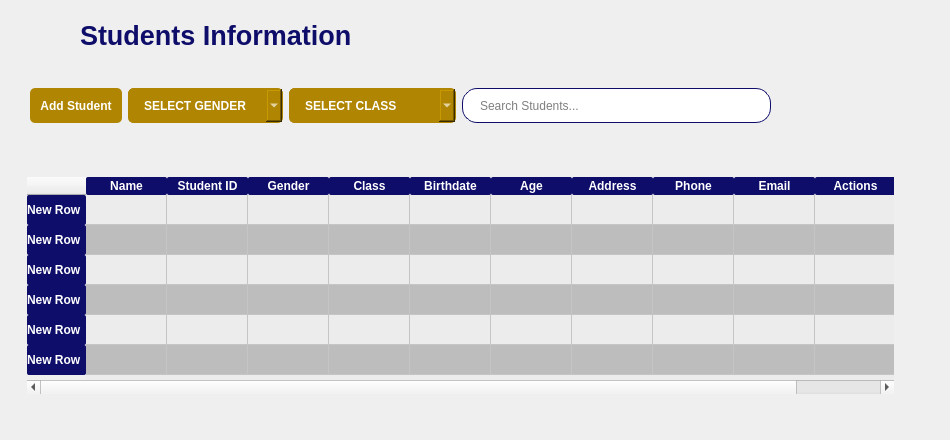
           <widget class="QWidget" name="page_1">
            <widget class="QLabel" name="label_7">
             <property name="geometry">
              <rect>
               <x>80</x>
               <y>10</y>
               <width>311</width>
               <height>51</height>
              </rect>
             </property>
             <property name="font">
              <font>
               <pointsize>20</pointsize>
               <weight>75</weight>
               <bold>true</bold>
              </font>
             </property>
             <property name="styleSheet">
              <string notr="true">color: rgb(14, 13, 106);</string>
             </property>
             <property name="text">
              <string>Students Information</string>
             </property>
            </widget>
            <widget class="QTableWidget" name="studentInfo_table">
             <property name="geometry">
              <rect>
               <x>-10</x>
               <y>140</y>
               <width>941</width>
               <height>291</height>
              </rect>
             </property>
             <property name="sizePolicy">
              <sizepolicy hsizetype="Expanding" vsizetype="Expanding">
               <horstretch>0</horstretch>
               <verstretch>0</verstretch>
              </sizepolicy>
             </property>
             <property name="styleSheet">
              <string notr="true">QHeaderView::section{
	font-weight: bold;
	background-color: #0e0d6a;
	color: white;
	border-radius:2px;

}

QTableWidget{
	alternate-background-color: #bdbdbd;
	background-color: #ececec;
	border-radius:2px;
	margin: auto;
	
/*width: 821 px;
height: 661 px;*/
}</string>
             </property>
             <property name="verticalScrollBarPolicy">
              <enum>Qt::ScrollBarAsNeeded</enum>
             </property>
             <property name="sizeAdjustPolicy">
              <enum>QAbstractScrollArea::AdjustIgnored</enum>
             </property>
             <property name="alternatingRowColors">
              <bool>true</bool>
             </property>
             <attribute name="horizontalHeaderDefaultSectionSize">
              <number>81</number>
             </attribute>
             <row>
              <property name="text">
               <string>New Row</string>
              </property>
             </row>
             <row>
              <property name="text">
               <string>New Row</string>
              </property>
             </row>
             <row>
              <property name="text">
               <string>New Row</string>
              </property>
             </row>
             <row>
              <property name="text">
               <string>New Row</string>
              </property>
             </row>
             <row>
              <property name="text">
               <string>New Row</string>
              </property>
             </row>
             <row>
              <property name="text">
               <string>New Row</string>
              </property>
             </row>
             <column>
              <property name="text">
               <string>Name</string>
              </property>
              <property name="font">
               <font>
                <family>MS Shell Dlg 2</family>
               </font>
              </property>
             </column>
             <column>
              <property name="text">
               <string>Student ID</string>
              </property>
             </column>
             <column>
              <property name="text">
               <string>Gender</string>
              </property>
             </column>
             <column>
              <property name="text">
               <string>Class</string>
              </property>
             </column>
             <column>
              <property name="text">
               <string>Birthdate</string>
              </property>
             </column>
             <column>
              <property name="text">
               <string>Age</string>
              </property>
             </column>
             <column>
              <property name="text">
               <string>Address</string>
              </property>
             </column>
             <column>
              <property name="text">
               <string>Phone</string>
              </property>
             </column>
             <column>
              <property name="text">
               <string>Email</string>
              </property>
             </column>
             <column>
              <property name="text">
               <string>Actions</string>
              </property>
             </column>
            </widget>
            <widget class="QLabel" name="label_25">
             <property name="geometry">
              <rect>
               <x>30</x>
               <y>20</y>
               <width>31</width>
               <height>31</height>
              </rect>
             </property>
             <property name="text">
              <string/>
             </property>
             <property name="pixmap">
              <pixmap resource="resources.qrc">:/Icons/education (1).png</pixmap>
             </property>
             <property name="scaledContents">
              <bool>true</bool>
             </property>
            </widget>
            <widget class="QWidget" name="">
             <property name="geometry">
              <rect>
               <x>30</x>
               <y>80</y>
               <width>741</width>
               <height>51</height>
              </rect>
             </property>
             <layout class="QHBoxLayout" name="horizontalLayout_5">
              <property name="bottomMargin">
               <number>0</number>
              </property>
              <item>
               <widget class="QPushButton" name="addStudent_button">
                <property name="minimumSize">
                 <size>
                  <width>0</width>
                  <height>35</height>
                 </size>
                </property>
                <property name="maximumSize">
                 <size>
                  <width>16777215</width>
                  <height>35</height>
                 </size>
                </property>
                <property name="styleSheet">
                 <string notr="true">QPushButton{
	background-color: #af8501;
	color: #ffffff;
	border-radius: 5px;
	border: none;
	font-weight: bold;
	font-size: 12px;
	padding-left: 10px;
	padding-right: 10px;
}</string>
                </property>
                <property name="text">
                 <string>Add Student</string>
                </property>
                <property name="icon">
                 <iconset resource="resources.qrc">
                  <normaloff>:/Icons/add-friend2.png</normaloff>:/Icons/add-friend2.png</iconset>
                </property>
                <property name="iconSize">
                 <size>
                  <width>16</width>
                  <height>16</height>
                 </size>
                </property>
               </widget>
              </item>
              <item>
               <widget class="QComboBox" name="select_gender">
                <property name="minimumSize">
                 <size>
                  <width>150</width>
                  <height>35</height>
                 </size>
                </property>
                <property name="maximumSize">
                 <size>
                  <width>16777215</width>
                  <height>35</height>
                 </size>
                </property>
                <property name="styleSheet">
                 <string notr="true">QComboBox{
	border: 1px solid #af8501;
	border-radius: 5px;
	padding: 1px 18px 1px 3px;
	background-color: #af8501;
	color: #ffffff; 
	height: 30px;
	padding-left: 15px;
	font-weight: bold;
	font-size: 12px;
	/*selection-background-color: #0192ef;*/
}

QComboBox QAbstractItemView{
	selection-background-color: #0192ef;
}</string>
                </property>
                <item>
                 <property name="text">
                  <string>SELECT GENDER</string>
                 </property>
                </item>
                <item>
                 <property name="text">
                  <string>Male</string>
                 </property>
                </item>
                <item>
                 <property name="text">
                  <string>Female</string>
                 </property>
                </item>
               </widget>
              </item>
              <item>
               <widget class="QComboBox" name="select_class">
                <property name="minimumSize">
                 <size>
                  <width>0</width>
                  <height>35</height>
                 </size>
                </property>
                <property name="maximumSize">
                 <size>
                  <width>16777215</width>
                  <height>35</height>
                 </size>
                </property>
                <property name="styleSheet">
                 <string notr="true">QComboBox{
	border: 1px solid #af8501;
	border-radius: 5px;
	padding: 1px 18px 1px 3px;
	background-color: #af8501;
	color: #ffffff; 
	height: 30px;
	padding-left: 15px;
	font-weight: bold;
	font-size: 12px;
}

QComboBox QAbstractItemView{
	selection-background-color: #0192ef;
}</string>
                </property>
                <item>
                 <property name="text">
                  <string>SELECT CLASS</string>
                 </property>
                </item>
                <item>
                 <property name="text">
                  <string>Kindergarten (KG) 1</string>
                 </property>
                </item>
                <item>
                 <property name="text">
                  <string>Kindergarten (KG) 2</string>
                 </property>
                </item>
                <item>
                 <property name="text">
                  <string>Grade 1</string>
                 </property>
                </item>
                <item>
                 <property name="text">
                  <string>Grade 2</string>
                 </property>
                </item>
                <item>
                 <property name="text">
                  <string>Grade 3</string>
                 </property>
                </item>
                <item>
                 <property name="text">
                  <string>Grade 4</string>
                 </property>
                </item>
                <item>
                 <property name="text">
                  <string>Grade 5</string>
                 </property>
                </item>
                <item>
                 <property name="text">
                  <string>Grade 6</string>
                 </property>
                </item>
                <item>
                 <property name="text">
                  <string>Grade 7</string>
                 </property>
                </item>
                <item>
                 <property name="text">
                  <string>Grade 8</string>
                 </property>
                </item>
                <item>
                 <property name="text">
                  <string>Grade 9</string>
                 </property>
                </item>
                <item>
                 <property name="text">
                  <string>Grade 10</string>
                 </property>
                </item>
                <item>
                 <property name="text">
                  <string>Grade 11</string>
                 </property>
                </item>
                <item>
                 <property name="text">
                  <string>Grade 12</string>
                 </property>
                </item>
               </widget>
              </item>
              <item>
               <widget class="QLineEdit" name="search_student">
                <property name="minimumSize">
                 <size>
                  <width>150</width>
                  <height>35</height>
                 </size>
                </property>
                <property name="maximumSize">
                 <size>
                  <width>16777215</width>
                  <height>35</height>
                 </size>
                </property>
                <property name="styleSheet">
                 <string notr="true">QLineEdit{
	padding-left:15px;
	border: 1px solid #0e0d6a;
	border-radius: 15px;
	/*background-color: rgb(187, 187, 188);*/
}</string>
                </property>
                <property name="placeholderText">
                 <string>Search Students...</string>
                </property>
               </widget>
              </item>
             </layout>
            </widget>
           </widget>
